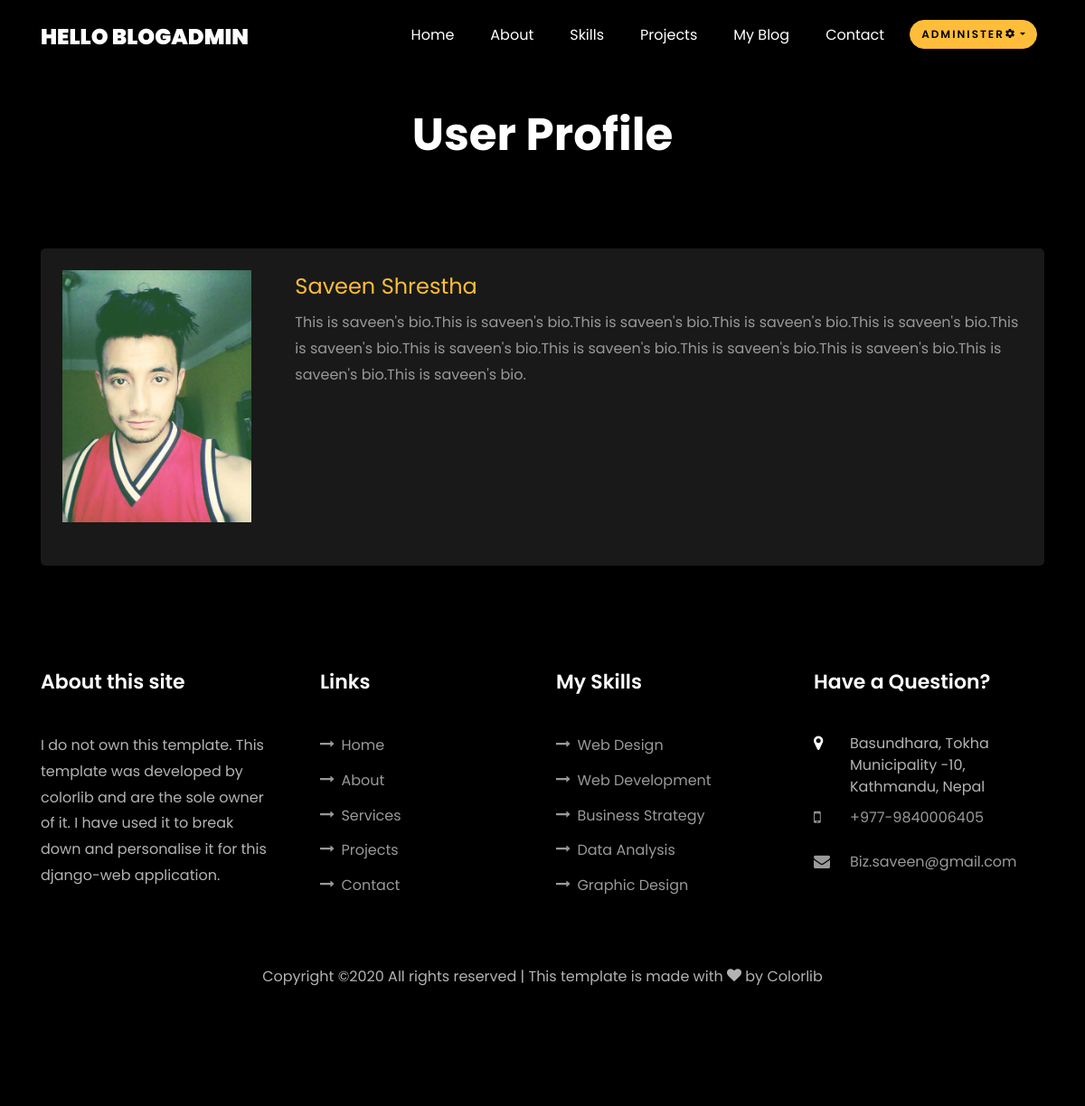
Page /accounts/2/profile/ (signed in) on the committed database.
### members/models.py (models this page shows, shortened)
class Profile(models.Model):
    user = models.OneToOneField(User, null=True, on_delete=models.CASCADE)
    bio = models.TextField()
    profile_picture = models.ImageField(null=True, blank=True, upload_to="mysite/images")
    facebook_url = models.CharField(max_length=255, null=True, blank=True)
    twitter_url = models.CharField(max_length=255, null=True, blank=True)

### members/views.py (the view)
# urls.py: path('<int:pk>/profile/', ShowProfilePageView.as_view(), name='show-profile'),
class ShowProfilePageView(DetailView):
    model = Profile
    template_name = 'registration/user_profile.html'
    def get_context_data(self, *args, **kwargs):
        context = super(ShowProfilePageView, self).get_context_data(*args, **kwargs)
        page_user = get_object_or_404(Profile, id=self.kwargs['pk'])
        context["page_user"] = page_user
        return context

### members/templates/registration/user_profile.html (shortened to what this page needs)
{% extends 'mysite/base.html' %}
{% load static %}
{% block content %}
    {% if user.is_authenticated %}
    <section class="ftco-section contact-section ftco-no-pb" id="contact-section">
        <div class="container">
            <div class="row justify-content-center mb-5 pb-3">
                <div class="col-md-7 heading-section text-center ftco-animate">
                    <h2 class="mb-4">User Profile</h2>
                </div>
            </div>
            <div class="about-author d-flex p-4 bg-dark">
                    <div class="bio mr-5">
                        {% if page_user.profile_picture %}
                            <img src="{{ page_user.profile_picture.url }}" alt="Image placeholder" class="img-fluid mb-4">
                        {% else %}
                           <img src="{% static 'mysite/images/person_1.jpg' %}" alt="Image  this placeholder" class="img-fluid mb-4">
                        {% endif %}
                    </div>
                    <div class="desc">
                        <h3><a href="{% url 'show-profile' page_user.id  %}"> {{ page_user.user.first_name }} {{ page_user.user.last_name }}</a></h3>
                        <p>{{ page_user.bio }}</p>
                </div>
                </div>
          </div>
    </section>
    {% endif %}
{% endblock %}

### mysite/templates/mysite/base.html (shortened to what this page needs)
{% load static from staticfiles %}
<!DOCTYPE html>
<html lang="en">
    <link rel="stylesheet" type="text/css" href="https://stackpath.bootstrapcdn.com/bootstrap/4.3.1/css/bootstrap.min.css">
    <link rel="stylesheet" href="{% static 'mysite/css/open-iconic-bootstrap.min.css' %}">
    <link rel="stylesheet" href="{% static 'mysite/css/animate.css' %}">
    <link rel="stylesheet" href="{% static 'mysite/css/owl.carousel.min.css' %}">
    <link rel="stylesheet" href="{% static 'mysite/css/owl.theme.default.min.css' %}">
    <link rel="stylesheet" href="{% static 'mysite/css/magnific-popup.css' %}">
    <link rel="stylesheet" href="{% static 'mysite/css/aos.css' %}">
    <link rel="stylesheet" href="{% static 'mysite/css/ionicons.min.css' %}">
    <link rel="stylesheet" href="{% static 'mysite/css/flaticon.css' %}">
    <link rel="stylesheet" href="{% static 'mysite/css/icomoon.css' %}">
    <link rel="stylesheet" href="{% static 'mysite/css/style.css' %}">
</head>
<body data-spy="scroll" data-target=".site-navbar-target" data-offset="300">
    <nav class="navbar navbar-expand-lg navbar-dark ftco_navbar ftco-navbar-light site-navbar-target" id="ftco-navbar">
	    <div class="container">
            {% if user.is_authenticated %}
                <a class="navbar-brand" href="{% url 'index' %}"> Hello {{ user }} </a>
            {% else %}
	            <a class="navbar-brand" href="{% url 'index' %}"> Welcome! </a>
            {% endif %}
	      <div class="collapse navbar-collapse" id="ftco-nav">
	        <ul class="navbar-nav nav ml-auto">
	          <li class="nav-item"><a href="{% url 'index' %}" class="nav-link"><span>Home</span></a></li>
	          <li class="nav-item"><a href="{% url 'about' %}" class="nav-link"><span>About</span></a></li>
	          <li class="nav-item"><a href="{% url 'skills' %}" class="nav-link"><span>Skills</span></a></li>
	          <li class="nav-item"><a href="{% url 'projects' %}" class="nav-link"><span>Projects</span></a></li>
	          <li class="nav-item"><a href="{% url 'blog' %}" class="nav-link"><span>My Blog</span></a></li>
	          <li class="nav-item"><a href="{% url 'contact_me' %}" class="nav-link"><span>Contact</span></a></li>
                {% if user.is_authenticated %}
                    <li class="nav-link">
                        <div class="dropdown">
                            <button class="btn btn-primary dropdown-toggle" data-toggle="dropdown">Administer<i class="fa icon-settings"></i></button>
                        </div>
                    </li>
                {% else %}
                    <li class="nav-item"><a href="{% url 'login' %}" class="nav-link"><span>Login</span></a></li>
                {% endif %}
	        </ul>
	      </div>
	    </div>
	  </nav>
{% block content %}
{% endblock %}
<footer class="ftco-footer ftco-section">
    <div class="container">
        <div class="row mb-5">
            <div class="col-md">
                <div class="ftco-footer-widget mb-4">
                    <h2 class="ftco-heading-2">About this site</h2>
                    <p>
                        I do not own this template. This template was developed by colorlib and are the sole owner of it.
                        I have used it to break down and personalise it for this django-web application.
                    </p>
                </div>
            </div>
            <div class="col-md">
                <div class="ftco-footer-widget mb-4 ml-md-4">
                    <h2 class="ftco-heading-2">Links</h2>
                    <ul class="list-unstyled">
                        <li><a href="{% url 'index' %}"><span class="icon-long-arrow-right mr-2"></span>Home</a></li>
                        <li><a href="{% url 'about' %}"><span class="icon-long-arrow-right mr-2"></span>About</a></li>
                        <li><a href="{% url 'services' %}"><span class="icon-long-arrow-right mr-2"></span>Services</a></li>
                        <li><a href="{% url 'projects' %}"><span class="icon-long-arrow-right mr-2"></span>Projects</a></li>
                        <li><a href="{% url 'contact_me' %}"><span class="icon-long-arrow-right mr-2"></span>Contact</a></li>
                    </ul>
                </div>
            </div>
            <div class="col-md">
            <div class="ftco-footer-widget mb-4">
            <h2 class="ftco-heading-2"> My Skills </h2>
                <ul class="list-unstyled">
                    <li><a href="#"><span class="icon-long-arrow-right mr-2"></span>Web Design</a></li>
                    <li><a href="#"><span class="icon-long-arrow-right mr-2"></span>Web Development</a></li>
                    <li><a href="#"><span class="icon-long-arrow-right mr-2"></span>Business Strategy</a></li>
                    <li><a href="#"><span class="icon-long-arrow-right mr-2"></span>Data Analysis</a></li>
                    <li><a href="#"><span class="icon-long-arrow-right mr-2"></span>Graphic Design</a></li>
                </ul>
            </div>
            </div>
            <div class="col-md">
                <div class="ftco-footer-widget mb-4">
            	    <h2 class="ftco-heading-2">Have a Question?</h2>
            	    <div class="block-23 mb-3">
	                    <ul>
	                        <li><span class="icon icon-map-marker"></span><span class="text"> Basundhara, Tokha Municipality -10, Kathmandu, Nepal </span></li>
	                        <li><a href="#"><span class="icon icon-mobile-phone"></span><span class="text">+977-9840006405</span></a></li>
	                        <li><a href="#"><span class="icon icon-envelope"></span><span class="text">Biz.saveen@gmail.com</span></a></li>
                        </ul>
   	                </div>
                </div>
            </div>
        </div>
        <div class="row">
            <div class="col-md-12 text-center">
                <p>
                    Copyright &copy;<script>document.write(new Date().getFullYear());</script> All rights reserved | This template is made with <i class="icon-heart color-danger" aria-hidden="true"></i> by <a href="https://colorlib.com" target="_blank">Colorlib</a>
  </p>
            </div>
        </div>
    </div>
</footer>
  </body>
</html>

### mysite/static/mysite/css/icomoon.css (style rules this page uses)
[class^="icon-"], [class*=" icon-"] { font-family: 'icomoon' !important; speak: none; font-style: normal; font-weight: normal; font-variant: normal; text-transform: none; line-height: 1; -webkit-font-smoothing: antialiased; -moz-osx-font-smoothing: grayscale; }
.icon-heart:before { content: "\f004"; }
.icon-map-marker:before { content: "\f041"; }
.icon-envelope:before { content: "\f0e0"; }
.icon-mobile-phone:before { content: "\f10b"; }
.icon-long-arrow-right:before { content: "\f178"; }
.icon-settings:before { content: "\e8b8"; }

### rows in the picture
Profile: profile_picture (picture), user.first_name "Saveen", user.last_name "Shrestha", bio "This is saveen's bio.This is saveen's bio.This is saveen's bio.This is saveen's bio.This is saveen's bio.This is saveen's bio.This is saveen's bio.This is saveen's bio.This is saveen's bio.This is saveen's bio.This is saveen's bio.This is saveen's bio."

### other values in the picture
{{ user }} "BLOGADMIN"
